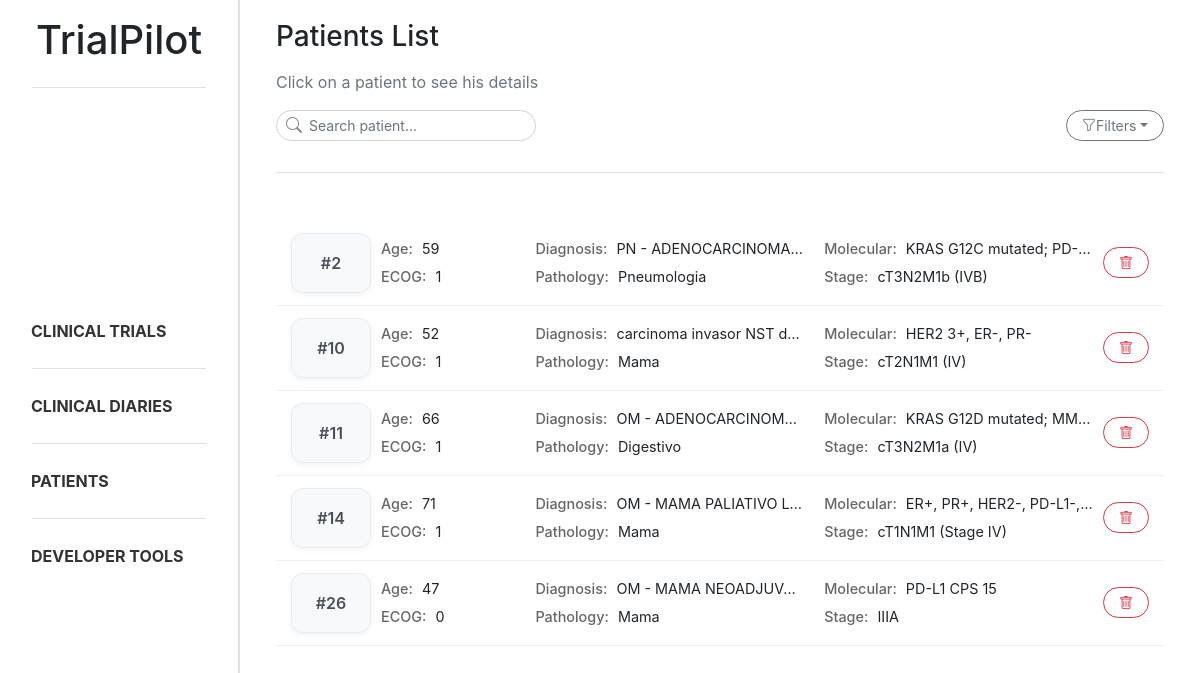
The app's page /patients/ with its own data.
### trialpilot/models.py (models this page shows, shortened)
class Patient_profile(models.Model):
    class GenderType(models.TextChoices):
        MALE = "male", "Male"
        FEMALE = "female", "Female"
    class pathologyGroupType(models.TextChoices):
        CABECAPESCOCO = "cabeca_pescoco", "Cabeça e Pescoço"
        DERMATOLOGIA = "dermatologia", "Dermatologia"
        DIGESTIVO = "digestivo", "Digestivo"
        GINECOLOGIA = "ginecologia", "Ginecologia"
        MAMA = "mama", "Mama"
        ONCOLOGIA_PEDIATRICA = "oncologia_pediatrica", "Oncologia Pediátrica"
        PELE = "pele", "Pele"
        PNEUMOLOGIA = "pneumologia", "Pneumologia"
        SNC = "snc", "Tumores do Sistema Nervoso Central"
        TNE = "tne", "Tumores Neuroendócrinos"
    document = models.ForeignKey(Document, on_delete=models.CASCADE, related_name="patient_profiles")
    age = models.IntegerField(null=True, blank=True)
    gender = models.CharField(max_length=10, choices=GenderType.choices, null=True, blank=True)
    ecog_ps = models.IntegerField(null=True, blank=True)
    diagnosis = models.CharField(max_length=255, null=True, blank=True)
    diagnosis_date = models.DateField(null=True, blank=True)
    molecular_status = models.CharField(max_length=255, null=True, blank=True)
    stage = models.CharField(max_length=50, null=True, blank=True)
    control = models.CharField(max_length=255, null=True, blank=True)
    created_at = models.DateTimeField(auto_now_add=True)
    pathology_group = models.CharField(max_length=255, null=True, blank=True, choices=pathologyGroupType.choices)

### trialpilot/views.py (the view, shortened to what this page needs)
# urls.py: path('patients/', patient_list, name='patient_list'),
def patient_list(request):
    search = request.GET.get("search", "").strip()
    stage = request.GET.get("stage", "").strip()
    molecular_status = request.GET.get("molecular_status", "").strip()
    pathology_group = request.GET.get("pathology_group", "")
    diagnosis = request.GET.get("diagnosis", "")
    patients = Patient_profile.objects.all()
    if stage:
        patients = patients.filter(stage__icontains=stage)
    if molecular_status:
        patients = patients.filter(molecular_status__icontains=molecular_status)
    if pathology_group:
        patients = patients.filter(
            pathology_group=pathology_group
        )
    if diagnosis:
        patients = patients.filter(
            diagnosis__icontains=diagnosis
        )
    patient_data = []
    for patient in patients:
        treatments = Treatment.objects.filter(patient=patient)
        analysis_qs = Analysis.objects.filter(patient=patient)
        patient.json_analysis = json.dumps(serialize_analysis(analysis_qs))
        patient_data.append((patient, treatments))
    for patient in patients:
        print("[PATIENT ANALYSIS]", patient.json_analysis)
    return render(request, 'trialpilot/patient_list.html', {
        'patient_data': patient_data,
        'search': search,
        'stage': stage,
        'molecular_status': molecular_status,
        'diagnosis_options': DIAGNOSIS_OPTIONS
    })

### trialpilot/views.py (called while the page is built)
def serialize_analysis(analysis_qs):
    if not analysis_qs:
        return {}
    result = {}
    for a in analysis_qs:
        result[a.name] = {
            "value": a.value,
            "unit": a.unit
        }
    return result

### trialpilot/templates/trialpilot/patient_list.html (shortened to what this page needs)
{% extends "trialpilot/base.html" %}
{% block content %}
<div class="d-flex flex-column mb-4 ml-3 mr-3">
    <h3 class="mb-3">Patients List</h3>
    <p class="text-muted">Click on a patient to see his details</p>
    <div class="d-flex justify-content-between align-items-center mb-3">
        <form method="GET">
            <div class="position-relative" style="width:260px">
                <i class="bi bi-search position-absolute"
                    style="left:10px; top:50%; transform:translateY(-50%); color:#888;"></i>
                <input type="text" name="search" class="form-control form-control-sm rounded-ui"
                    style="padding-left: 32px;" placeholder="Search patient...">
            </div>
        </form>
        <div class="dropdown me-2">
            <button class="btn btn-outline-secondary btn-sm rounded-ui dropdown-toggle d-flex align-items-center gap-2"
                type="button" data-bs-toggle="dropdown" aria-expanded="false">
                <i class="bi bi-funnel"></i>
                Filters
            </button>
        </div>
    </div>
    <div class="sidebar-divider mb-4"></div>
</div>
<div class="patient-list ml-3 mr-3">
    {% for patient, treatments in patient_data %}
    <div class="patient-card patient-card-trigger" data-id="{{ patient.id }}" data-age="{{ patient.age }}"
        data-gender="{{ patient.get_gender_display }}" data-ecog="{{ patient.ecog_ps }}" data-diagnosis="{{ patient.diagnosis }}"
        data-date="{{ patient.diagnosis_date }}" data-molecular="{{ patient.molecular_status }}"
        data-stage="{{ patient.stage }}" data-pathology_group="{{ patient.get_pathology_group_display }}" data-control="{{ patient.control }}" data-treatments='[
        {% for t in treatments %}
            {
                "name": "{{ t.treatment_name|escapejs }}",
                "start": "{{ t.start_date }}",
                "end": "{{ t.end_date|default:"Ongoing" }}"
            }{% if not forloop.last %},{% endif %}
        {% endfor %}
     ]' data-analysis='{{ patient.json_analysis|safe }}'>
        <div class="patient-layout">
            <div class="patient-id">
                #{{ patient.id }}
            </div>
            <div class="patient-grid">
                <div><strong>Age:</strong> {{ patient.age }}</div>
                <div><strong>Diagnosis:</strong> {{ patient.diagnosis }}</div>
                <div><strong>Molecular:</strong> {{ patient.molecular_status }}</div>
                <div><strong>ECOG:</strong> {{ patient.ecog_ps }}</div>
                <div><strong>Pathology:</strong> {{ patient.get_pathology_group_display }}</div>
                <div><strong>Stage:</strong> {{ patient.stage }}</div>
            </div>
            <div class="patient-actions">
                <button class="btn btn-outline-danger btn-sm reset-btn rounded-ui"
                    data-document-id="{{ patient.document.id }}" data-patient-id="{{ patient.id }}">
                    <i class="bi bi-trash"></i>
                </button>
            </div>
        </div>
    </div>
    {% endfor %}
</div>
{% endblock %}

### static/css/style.css (style rules this page uses)
body { overflow-x: hidden; }
html, body { height: 100%; }
.sidebar-divider { height: 1px; background-color: #dee2e6; margin-bottom: 15px; margin-top: 15px; }
.rounded-ui { border-radius: 1rem !important; padding-left: 15px; padding-right: 15px; }
.patient-card { padding: 12px 15px; border-bottom: 1px solid #eee; transition: all 0.15s ease; cursor: pointer; }
.patient-actions { display: flex; align-items: center; justify-content: center; }
.patient-grid { display: grid; grid-template-columns: 1fr 2fr 2fr; grid-template-rows: auto auto; gap: 6px 20px; font-size: 0.9rem; }
.patient-grid div { overflow: hidden; white-space: nowrap; text-overflow: ellipsis; }
.patient-grid strong { color: #666; font-weight: 500; margin-right: 5px; }
.patient-layout { display: grid; grid-template-columns: 80px 1fr auto; align-items: center; gap: 10px; }
.patient-id { display: flex; align-items: center; justify-content: center; font-weight: 600; color: #495057; background: #f8f9fa; border: 1px solid #e9ecef; border-radius: 12px; height: 100%; min-height: 60px; box-shadow: 0 2px 6px rgba(0, 0, 0, 0.05); }

### records on screen
Patient_profile: id "2", age "59", diagnosis "PN - ADENOCARCINOMA…", molecular_status "KRAS G12C mutated; PD-…", ecog_ps "1", pathology_group "Pneumologia", stage "cT3N2M1b (IVB)"
Patient_profile: id "10", age "52", diagnosis "carcinoma invasor NST d…", molecular_status "HER2 3+, ER-, PR-", ecog_ps "1", pathology_group "Mama", stage "cT2N1M1 (IV)"
Patient_profile: id "11", age "66", diagnosis "OM - ADENOCARCINOM…", molecular_status "KRAS G12D mutated; MM…", ecog_ps "1", pathology_group "Digestivo", stage "cT3N2M1a (IV)"
Patient_profile: id "14", age "71", diagnosis "OM - MAMA PALIATIVO L…", molecular_status "ER+, PR+, HER2-, PD-L1-,…", ecog_ps "1", pathology_group "Mama", stage "cT1N1M1 (Stage IV)"
Patient_profile: id "26", age "47", diagnosis "OM - MAMA NEOADJUV…", molecular_status "PD-L1 CPS 15", ecog_ps "0", pathology_group "Mama", stage "IIIA"
